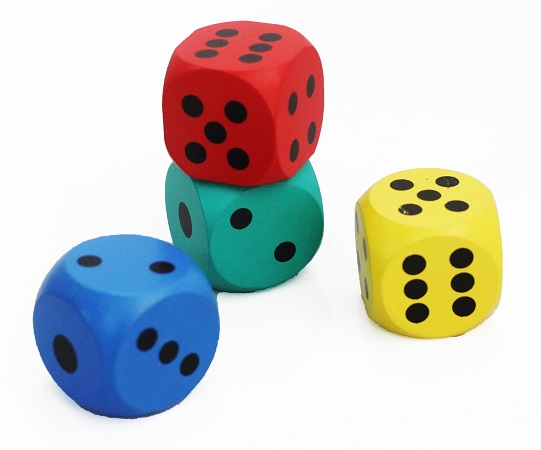
#> input picture Roll_layers/cubes.jpg, 541 x 450 px; its folder holds 2 pictures in this run
$ python image_rgb_roll.py out0045.png
#> lines starting #> are read from the running program, lines starting #| are printed output that depends on the picture
#!/usr/bin/python3
import numpy as np
import cv2
import os
import sys
import math
import time
from statistics import mean

def script_path():
    path = os.path.realpath(os.path.dirname(sys.argv[0]))
    os.chdir(path)
    return path

# [12 lines left out: functions file_exists, save_file, not called in this run]

def usage():
    print("put help content here...\n")
    sys.exit()

# [10 lines left out: functions resize_image, show_image, not called in this run]

def make_dir(new_dir):
    ''' make new dir, switch to it and return new path '''
    path = os.path.realpath(os.path.dirname(sys.argv[0]))
    os.chdir(path)
    if not os.path.exists(new_dir):
        os.makedirs(new_dir)
    new_path = os.path.join(path, new_dir)
    return new_path

def roll_image(img, x_axis, y_axis):
    img = np.roll(img, y_axis, axis=0)   # axis: 0-up-down, 1-right-left
    img = np.roll(img, x_axis, axis=1)   # axis: 0-up-down, 1-right-left
    return img

# [5 lines left out: function list_image_files, not called in this run]

def rgb_roll(file, deg, radius):
    ''' todo: set parameters to roll: rotation & radius (R-G-B are set between 120 deg) '''
#> called with file = 'cubes.jpg', deg = 45, radius = 5
    dictio = convert_rotation(deg, radius)
    # print(dictio)
    image = cv2.imread(file)
#> image is the input picture: shape (450, 541, 3); mean B, G, R 198.3, 201.8, 202
    # show_image("before", image)
    b_channel, g_channel, r_channel = cv2.split(image)      # split to R-G-B
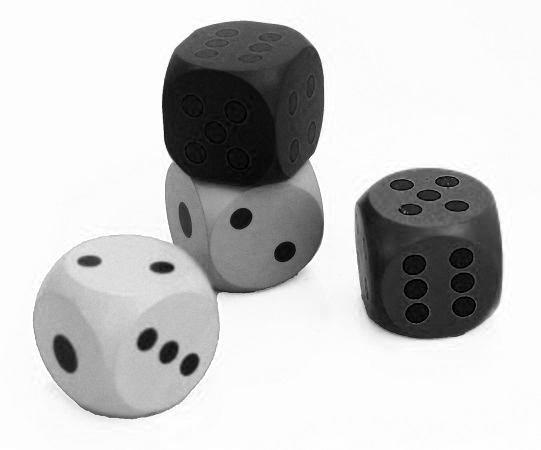
#> b_channel: shape (450, 541); min 0, max 255, mean 198.3
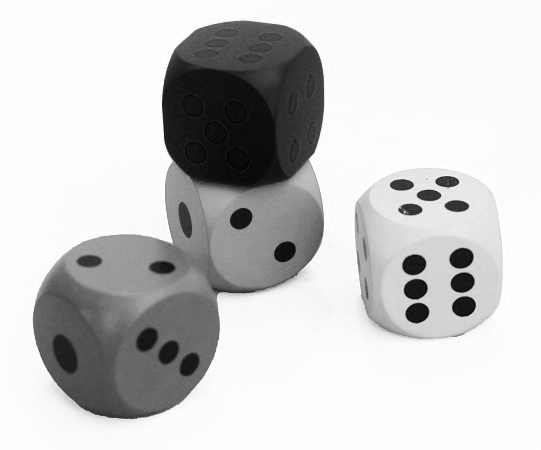
#> g_channel: shape (450, 541); min 0, max 255, mean 201.8
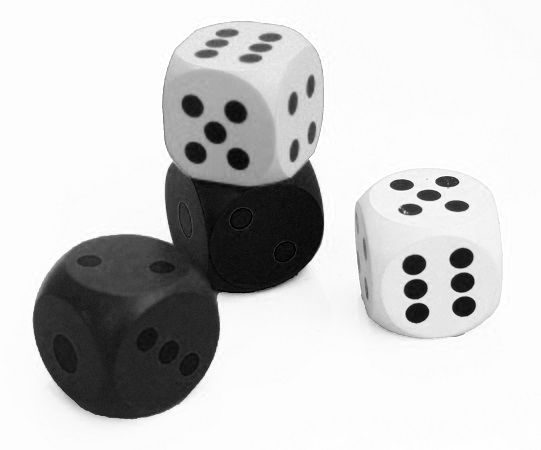
#> r_channel: shape (450, 541); min 0, max 255, mean 202
    b_channel = roll_image(b_channel, dictio['B_a'], dictio['B_b'])                # move each one
    g_channel = roll_image(g_channel, dictio['G_a'], dictio['G_b'])
#> call 2 of roll_image, with x_axis = -5, y_axis = 1
#> in roll_image (call 2), `img = np.roll(img, x_axis, axis=1)`:
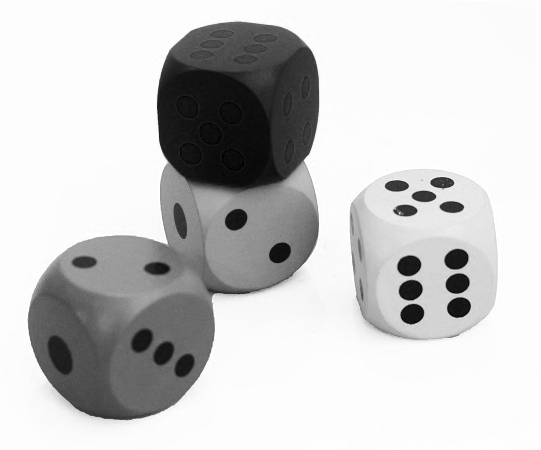
#> img: shape (450, 541); min 0, max 255, mean 201.8
    r_channel = roll_image(r_channel, dictio['R_a'], dictio['R_b'])
#> call 3 of roll_image, with x_axis = 4, y_axis = 4
#> in roll_image (call 3), `img = np.roll(img, y_axis, axis=0)`:
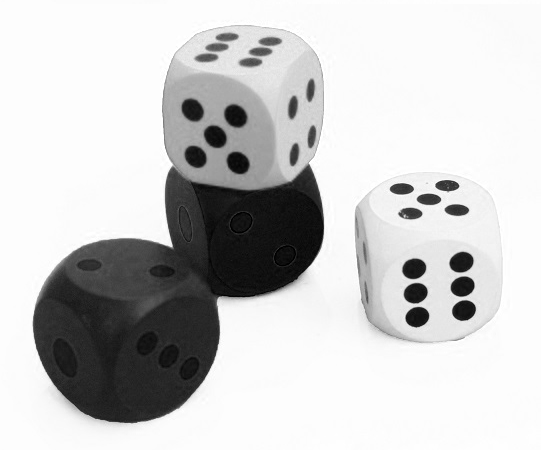
#> img: shape (450, 541); min 0, max 255, mean 202
#> in roll_image (call 3), `img = np.roll(img, x_axis, axis=1)`:
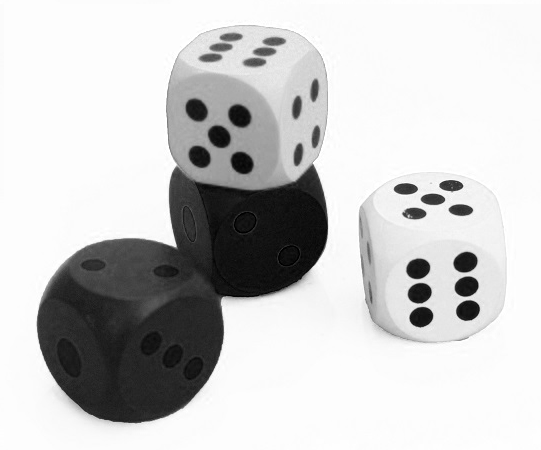
#> img: shape (450, 541); min 0, max 255, mean 202
    img_BGRA = cv2.merge((b_channel, g_channel, r_channel)) # join layers
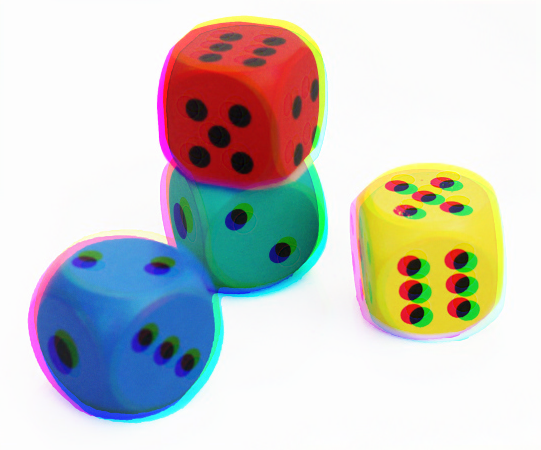
#> img_BGRA: shape (450, 541, 3); mean B, G, R 198.3, 201.8, 202
    # img_BGRA = resize_image(img_BGRA, 25)
    # show_image("after", img_BGRA)
    subpath = make_dir("rolled")
    outFile = "out{}.png".format(str(deg).zfill(4))     # use it to create gif or video, otherwise just 'out.png'
    outFile = os.path.join(subpath, outFile)
    cv2.imwrite(outFile, img_BGRA)
    return img_BGRA

def convert_rotation(deg, radius):
    # R layer
    R_a = math.cos((deg/360)*2*math.pi)*radius
    R_b = math.sin((deg/360)*2*math.pi)*radius
    # G layer
    G_a = math.cos(((deg+120)/360)*2*math.pi)*radius
    G_b = math.sin(((deg+120)/360)*2*math.pi)*radius
    # B layer
    B_a = math.cos(((deg+240)/360)*2*math.pi)*radius
    B_b = math.sin(((deg+240)/360)*2*math.pi)*radius
    dictio = {"R_a":R_a,
              "R_b":R_b,
              "G_a":G_a,
              "G_b":G_b,
              "B_a":B_a,
              "B_b":B_b}
    dictio = dict(zip(dictio.keys(), [round(item) for item in list(dictio.values())]))
    return dictio

# [19 lines left out: functions create_animation, main, not called in this run]

if __name__ == "__main__":
    path = script_path()
    # main(sys.argv[1:])
    rgb_roll("cubes.jpg", 45, 5)
